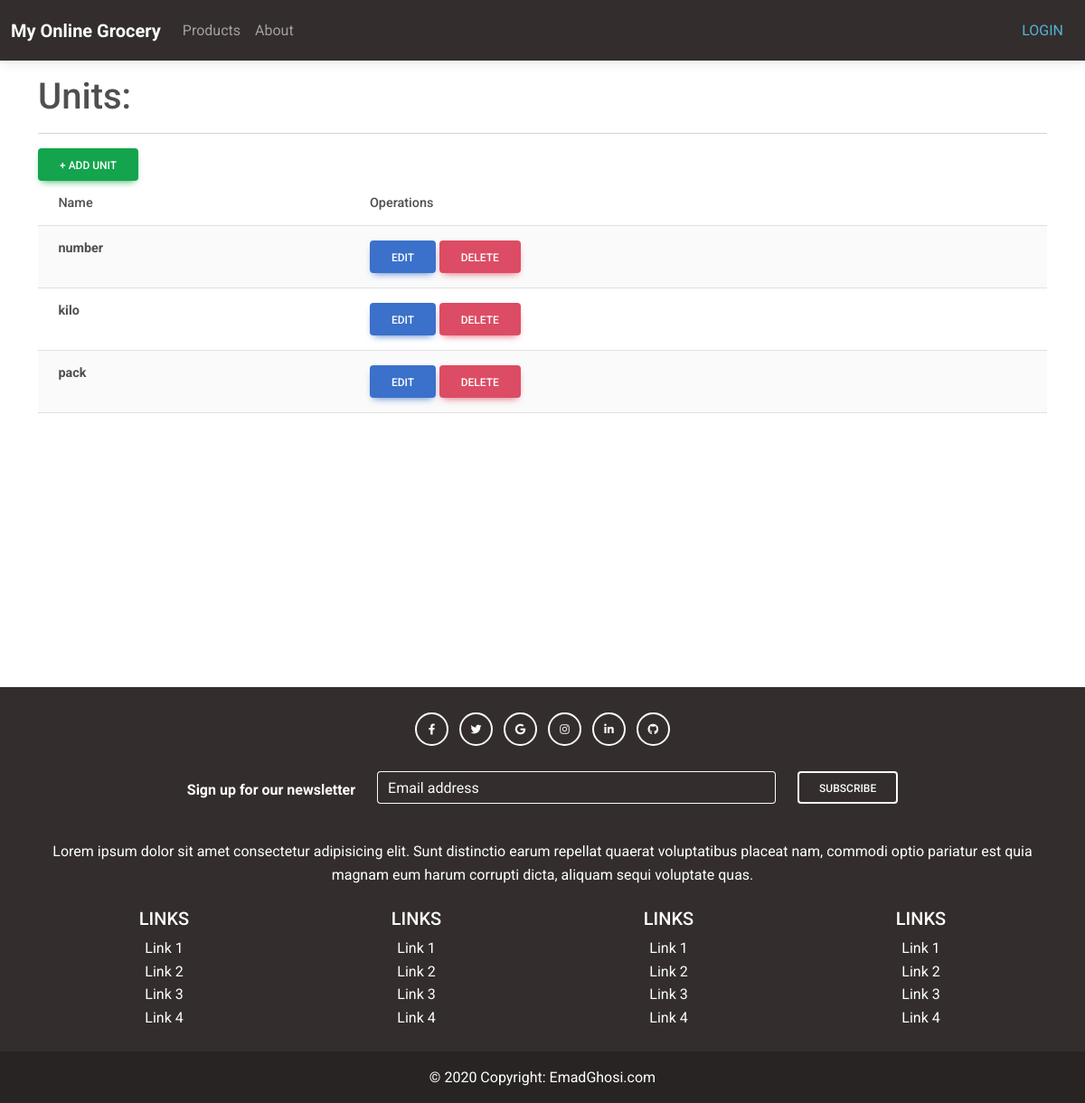
/inventory/unitlist/, run on the app's committed database.
### inventory/models.py (models this page shows, shortened)
class Unit(models.Model):
    name = models.CharField(max_length=100)

### inventory/views.py (the view)
# urls.py: path('unitlist/', views.UnitListView.as_view(), name='unitlist'),
class UnitListView(ListView, LoginRequiredMixin):
    template_name='unitlist.html'
    model = Unit
    context_object_name = 'unitlist'

### templates/unitlist.html (shortened to what this page needs)
{% extends 'base.html' %}
{% load static %}
{% block content %}
<html>
<head>
  <link
  href="https://cdnjs.cloudflare.com/ajax/libs/font-awesome/6.0.0/css/all.min.css"
  rel="stylesheet"
/>
<link
  href="https://cdnjs.cloudflare.com/ajax/libs/mdb-ui-kit/6.4.0/mdb.min.css"
  rel="stylesheet"
/>
</head>
<body>
    <div class="wrapper">
        <h1 class=" text-left mt-3 mb-3 ml-0 align-left w-50">Units:</h1>
        <hr>
        <a
            href="{% url 'unitadd' %}"
            class="btn btn-success align-right"
            role="btn"
            >+ Add Unit</a
            >
        <div class="wrapper">
            <table class="table table-striped">
                <thead class="thead-dark ">
                    <tr>
                        <th>Name</th>
                        <th>Operations</th>
                    </tr>
                </thead>
                <tbody>
                    {% for item in object_list %}
                    <tr class="">
                        <td class="align-center"> <b >{{ item.name }} </b></td>
                        <td class="align-right">
                            <div class="align-right">
                                <a
                                href="{% url 'unitupdate' pk=item.pk %}"
                                class="btn btn-primary align-right "
                                role="btn"
                                >Edit</a
                              >
                              <a
                              href="{% url 'unitdelete' pk=item.pk %}"
                                class="btn btn-danger align-right"
                                role="btn"
                                >Delete</a
                              >
                            </div>
                        </td>
                    </tr>
                  {% endfor %}
                </tbody>
              </table>
            </div>
          </div>
</body>
</html>
{% endblock content %}

### static/css/base.css (style rules this page uses)
body { font-family: "Roboto", -apple-system, BlinkMacSystemFont, "Segoe UI", Roboto, "Helvetica Neue", Arial, "Noto Sans", sans-serif, "Apple Color Emoji", "Segoe UI Emoji", "Segoe UI Symbol", "Noto Color Emoji"; }
h1, h2, h3, h4, h5, h6, .h1, .h2, .h3, .h4, .h5, .h6 { font-family: "Roboto", -apple-system, BlinkMacSystemFont, "Segoe UI", Roboto, "Helvetica Neue", Arial, "Noto Sans", sans-serif, "Apple Color Emoji", "Segoe UI Emoji", "Segoe UI Symbol", "Noto Color Emoji"; }
a { -webkit-transition: .3s all ease; -o-transition: .3s all ease; transition: .3s all ease; }
a, a:hover { text-decoration: none !important; }

### templates/base.html (style rules this page uses)
.page-container { position: relative; min-height: 100vh; }

### data on the page
Unit: name "number"
Unit: name "kilo"
Unit: name "pack"
